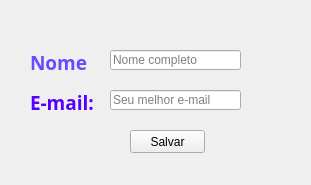
<?xml version="1.0" encoding="UTF-8"?>
<ui version="4.0">
 <class>Janela</class>
 <widget class="QMainWindow" name="Janela">
  <property name="geometry">
   <rect>
    <x>0</x>
    <y>0</y>
    <width>311</width>
    <height>185</height>
   </rect>
  </property>
  <property name="minimumSize">
   <size>
    <width>100</width>
    <height>100</height>
   </size>
  </property>
  <property name="maximumSize">
   <size>
    <width>600</width>
    <height>400</height>
   </size>
  </property>
  <property name="windowTitle">
   <string>Cadastro de Clientes</string>
  </property>
  <property name="windowIcon">
   <iconset>
    <normaloff>foto.png</normaloff>foto.png</iconset>
  </property>
  <widget class="QWidget" name="centralwidget">
   <widget class="QLabel" name="label_nome">
    <property name="geometry">
     <rect>
      <x>30</x>
      <y>50</y>
      <width>58</width>
      <height>24</height>
     </rect>
    </property>
    <property name="font">
     <font>
      <family>Trebuchet MS</family>
      <pointsize>14</pointsize>
      <weight>75</weight>
      <bold>true</bold>
     </font>
    </property>
    <property name="styleSheet">
     <string notr="true">color: rgb(104, 74, 255);</string>
    </property>
    <property name="text">
     <string>Nome:</string>
    </property>
    <property name="alignment">
     <set>Qt::AlignLeading|Qt::AlignLeft|Qt::AlignVCenter</set>
    </property>
   </widget>
   <widget class="QLabel" name="label_email">
    <property name="geometry">
     <rect>
      <x>30</x>
      <y>90</y>
      <width>63</width>
      <height>24</height>
     </rect>
    </property>
    <property name="font">
     <font>
      <family>Trebuchet MS</family>
      <pointsize>14</pointsize>
      <weight>75</weight>
      <bold>true</bold>
     </font>
    </property>
    <property name="styleSheet">
     <string notr="true">color: rgb(85, 0, 255)</string>
    </property>
    <property name="text">
     <string>E-mail:</string>
    </property>
   </widget>
   <widget class="QLineEdit" name="lineEdit_nome">
    <property name="geometry">
     <rect>
      <x>110</x>
      <y>50</y>
      <width>131</width>
      <height>20</height>
     </rect>
    </property>
    <property name="text">
     <string/>
    </property>
    <property name="maxLength">
     <number>15</number>
    </property>
    <property name="placeholderText">
     <string>Nome completo</string>
    </property>
   </widget>
   <widget class="QLineEdit" name="lineEdit_email">
    <property name="geometry">
     <rect>
      <x>110</x>
      <y>90</y>
      <width>131</width>
      <height>20</height>
     </rect>
    </property>
    <property name="placeholderText">
     <string>Seu melhor e-mail</string>
    </property>
   </widget>
   <widget class="QPushButton" name="pushButton_salvar">
    <property name="geometry">
     <rect>
      <x>130</x>
      <y>130</y>
      <width>75</width>
      <height>23</height>
     </rect>
    </property>
    <property name="text">
     <string>Salvar</string>
    </property>
   </widget>
  </widget>
 </widget>
 <resources/>
 <connections/>
</ui>
